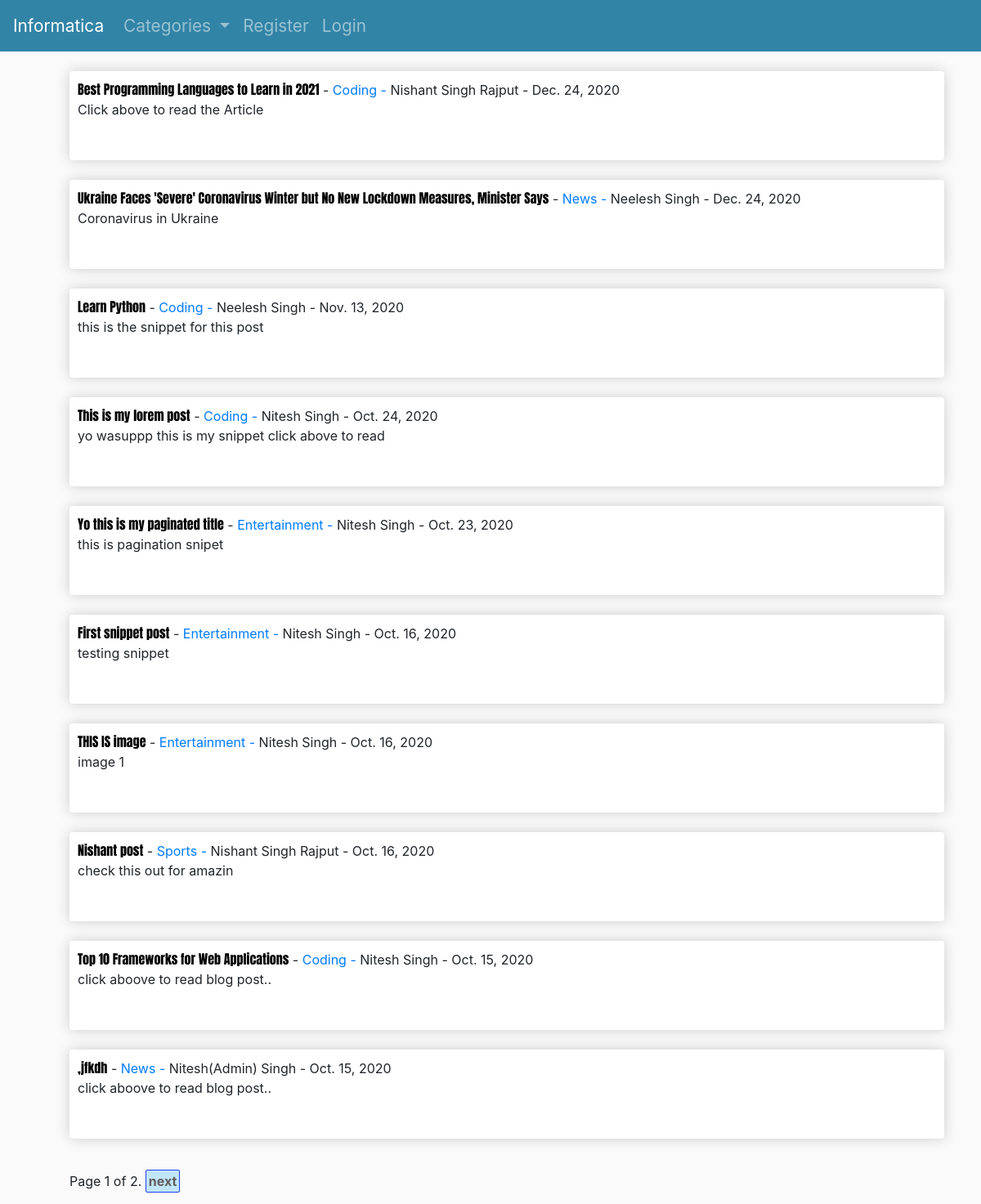
Before: / with the older database file.
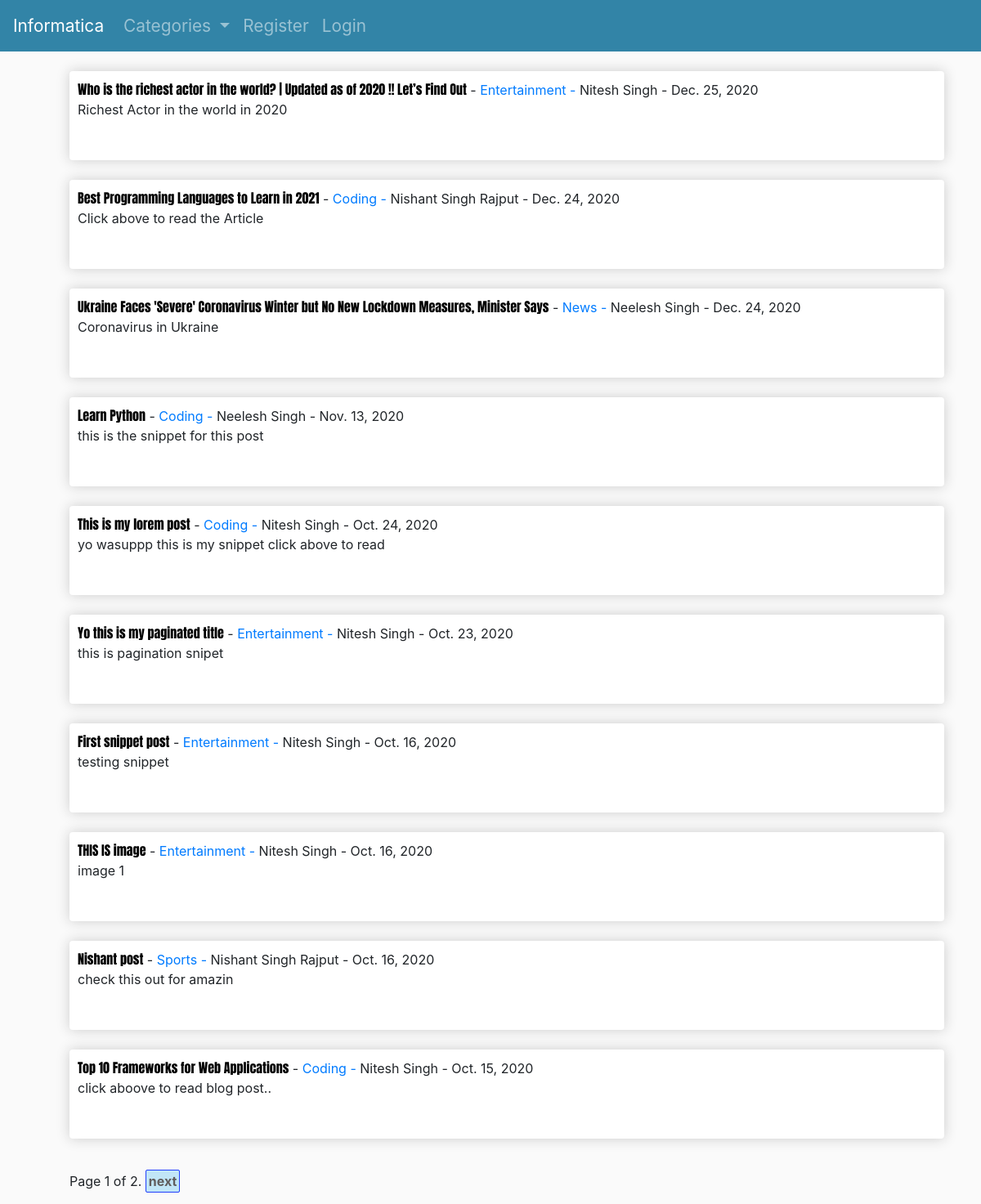
After: the same page with the newer database file.
### theblog/models.py (models this page shows, shortened)
class Post(models.Model):
    title = models.CharField(max_length=255)
    header_image = models.ImageField(null=True, blank=True, upload_to="images/")
    title_tag = models.CharField(max_length=255)
    author = models.ForeignKey(User, on_delete=models.CASCADE)
    body = RichTextField(blank=True,null=True)
    post_date = models.DateField(auto_now_add=True)
    category = models.CharField(max_length=25, default='coding')
    snippet = models.CharField(max_length=50)
    likes = models.ManyToManyField(User, related_name='blog_posts')

### theblog/views.py (the view)
# urls.py: path('', HomeView.as_view(), name='home'),
class HomeView(ListView):
    model = Post
    template_name = 'home.html'
    ordering = ['-post_date']
    context_object_name = "post_list"    #default is object_list as well as model's_verbose_name_list and/or model's_verbose_name_plural_list, if defined in the model's inner Meta class
    paginate_by = 10
    def get_context_data(self,*args,**kwargs):
        cat_menu = Category.objects.all()
        context = super(HomeView, self).get_context_data(*args,**kwargs)
        context["cat_menu"] = cat_menu
        return context

### theblog/models.py (called while the page is built)
    def __str__(self):
        return self.name

### theblog/templates/home.html (shortened to what this page needs)
{% extends "base.html" %}
{% block content %}
<ul>
{% if post_list %}
    {% for post in object_list %}
    <div class="box-element">
        <li><a href="{% url 'article_detail' post.pk %}" class="ft-blog-heading">{{post.title|capfirst}}</a> - <a href="{% url 'category' post.category|slugify %}"
            style="text-decoration:none">{{post.category|capfirst}} - </a> {{post.author.first_name|capfirst}}
            {{post.author.last_name|capfirst}} - {{post.post_date}}
   <p>{{post.snippet}} <br></p><br>
   </div>
<br>
    {% endfor %}
    {% if is_paginated %}
        <div class="pagination mt-3">
            <span class="page-links">
                <span class="page-current">
                    Page {{ page_obj.number }} of {{ page_obj.paginator.num_pages }}.
                </span>
                {% if page_obj.has_next %}
                    <a href="?page={{ page_obj.next_page_number }}">next</a>
                {% endif %}
            </span>
        </div>
    {% endif %}
</ul>
{% else %}
 <p>No Post found!!! :(</p>
{% endif %}
{% endblock content %}

Changed rows visible on the page:
no longer on this page (row unchanged): Post: title ",jfkdh", category "News", author.first_name "Nitesh(Admin)", author.last_name "Singh", post_date "Oct. 15, 2020", snippet "click aboove to read blog post.."
added Post: title "Who is the richest actor in the world? | Updated as of 2020 !! Let’s Find Out", category "Entertainment", author.first_name "Nitesh", author.last_name "Singh", post_date "Dec. 25, 2020", snippet "Richest Actor in the world in 2020"
